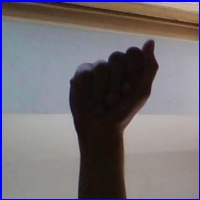
#> input picture gestures/ASL/test/A/32.jpg, 200 x 200 px; its folder holds only this picture in this run
$ python -i custom_images.py   (imports and definitions only)
#> lines starting #> are read from the running program, lines starting #| are printed output that depends on the picture
from tkinter import *
from functools import partial
import os
import cv2
import numpy as np
import shutil

background = None
accumulated_weight = 0.5

ROI_top = 100
ROI_bottom = 300
ROI_right = 150
ROI_left = 350


# [9 lines left out: function cal_accum_avg, not called in this run]


def segment_hand(frame, threshold=25):
    global background

    diff = cv2.absdiff(background.astype("uint8"), frame)

    _, thresholded = cv2.threshold(diff, threshold, 255, cv2.THRESH_BINARY)

    # Grab the external contours for the image
    contours, hierarchy = cv2.findContours(
        thresholded.copy(), cv2.RETR_EXTERNAL, cv2.CHAIN_APPROX_SIMPLE)

    if len(contours) == 0:
        return None
    else:

        hand_segment_max_cont = max(contours, key=cv2.contourArea)

        return (thresholded, hand_segment_max_cont)


# [149 lines left out: functions store_gesture, launch_capture, not called in this run]


# [20 lines not run here, left out]

>>> import cv2
>>> picture = cv2.imread('gestures/ASL/test/A/32.jpg', cv2.IMREAD_GRAYSCALE)
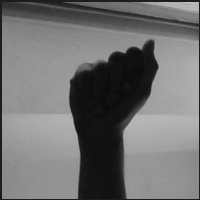
#> picture: shape (200, 200); min 9, max 199, mean 112.7
>>> result = segment_hand(picture)
#> (the run stopped early here; a loop or call above may not have finished)
